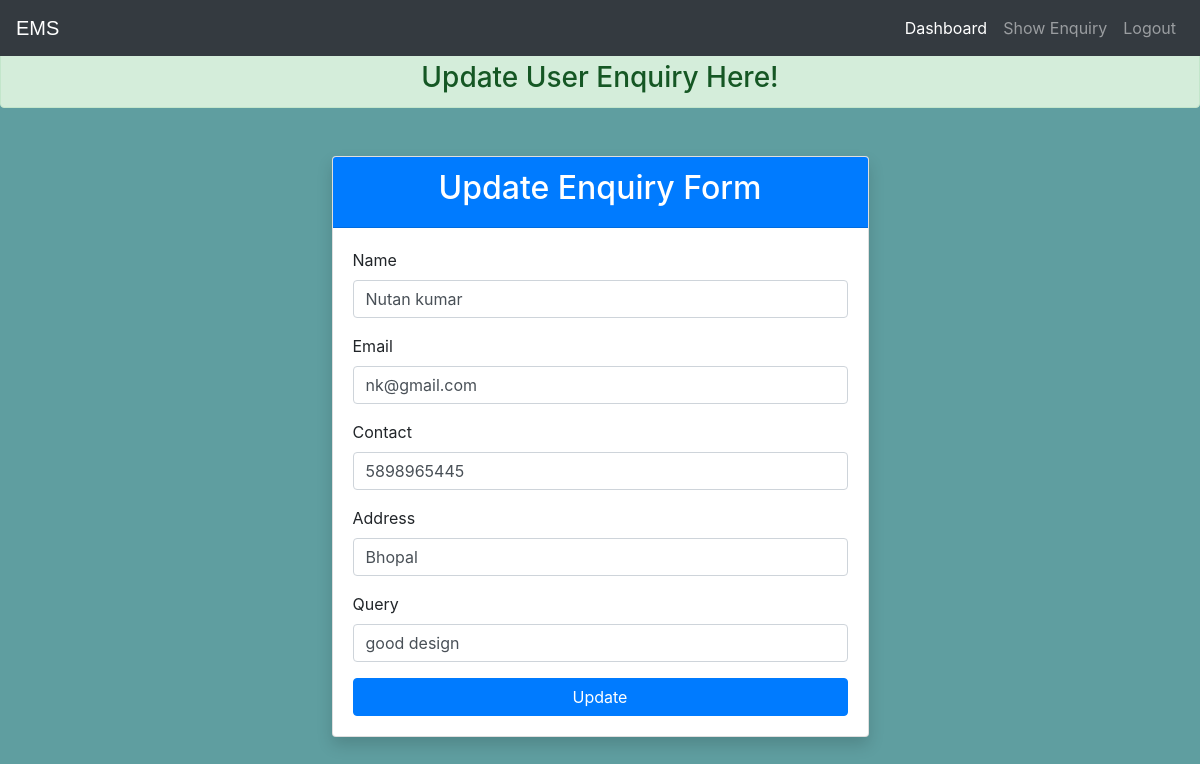
The app's page /user/update/24/ with its own data.
### user_enquiry/models.py (models this page shows)
class EnquiryDatabase(models.Model):
    Name=models.CharField(max_length=50,null=False)
    Email=models.EmailField(max_length=50,null=False)
    Contact=models.IntegerField(null=False)
    Address=models.CharField(max_length=100,null=False)
    Query=models.CharField(max_length=200,null=False)

### user_enquiry/views.py (the view, shortened to what this page needs)
# urls.py: path('update/<int:id>/',views.updatedata,name="updatedata"),
def updatedata(req,id):
	data=EnquiryDatabase.objects.get(pk=id)
	return render(req,"update.html",{'data':data})

### templates/update.html (shortened to what this page needs)
{% load static %}
<!DOCTYPE html>
<html>
<head>
	<link rel="stylesheet" href="https://stackpath.bootstrapcdn.com/bootstrap/4.3.1/css/bootstrap.min.css">
	<link rel="stylesheet" href="https://maxcdn.bootstrapcdn.com/font-awesome/4.7.0/css/font-awesome.min.css">
</head>
<body>
	{% include 'navbaradmin.html' %}
	<br>
	<br>
	<center><h3 style=" margin-bottom: 0px;"class = 'alert alert-success'>Update User Enquiry Here!</h3></center>
   <div class="container p-5">
	<div class="row justify-content-center h-100">
		<div class="card w-50 my-auto shadow">
			 <div class="card-header text-center bg-primary text-white">
				 <h2>Update Enquiry Form</h2>
			 </div>
			 <div class="card-body">
				<form action="{% url 'updatedata' data.id %}" method="POST">
			   <div class="form-group">
						 <label for="name">Name</label>
						 <input type="text" placeholder="Your Fullname" id="name" class="form-control" value="{{data.Name}}" name="name" required="">
					 </div>
					 <div class="form-group">
						 <label for="email">Email</label>
						 <input type="email" placeholder="Your Email" id="email" class="form-control" name="email" value="{{data.Email}}" required="">
					 </div>
					 <div class="form-group">
						 <label for="contact">Contact</label>
						 <input type="text" placeholder="Your Contact" id="contact" class="form-control" name="contact" value="{{data.Contact}}" required="">
					 </div>
					 <div class="form-group">
						 <label for="address">Address</label>
						 <input type="text" placeholder="Your Address" id="address" class="form-control" name="address" value="{{data.Address}}" required="">
					 </div>
					 <div class="form-group">
						<label for="query">Query</label>
						<input type="text" placeholder="Your Query" id="query" class="form-control" name="query" value="{{data.Query}}" required="">
					</div>
			   <input type="submit" class="btn btn-primary w-100" value="Update">
				 </form>
			 </div>
		</div>
	</div>
</div>
</body>
</html>

### templates/update.html (style rules this page uses)
body { background-color:cadetblue!important; }

### records on screen
EnquiryDatabase: name "Nutan kumar", email "nk@gmail.com", contact "5898965445", address "Bhopal", query "good design"
